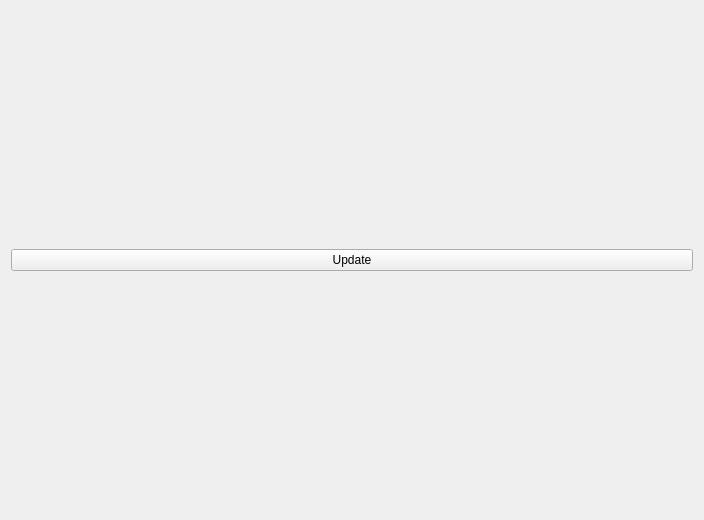
<?xml version="1.0" encoding="UTF-8"?>
<ui version="4.0">
 <class>Form</class>
 <widget class="QWidget" name="Form">
  <property name="geometry">
   <rect>
    <x>0</x>
    <y>0</y>
    <width>704</width>
    <height>520</height>
   </rect>
  </property>
  <property name="windowTitle">
   <string>Form</string>
  </property>
  <layout class="QGridLayout" name="gridLayout">
   <item row="0" column="0">
    <widget class="QPushButton" name="updateButton">
     <property name="text">
      <string>Update</string>
     </property>
    </widget>
   </item>
  </layout>
 </widget>
 <resources/>
 <connections/>
</ui>
